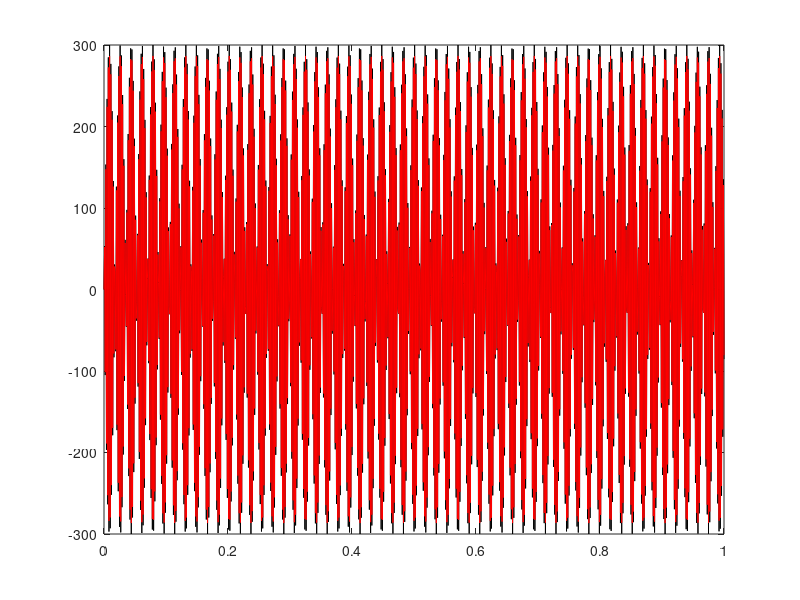

MATLAB code to generate this figure: (Note: this script raises an error after producing the figure.)
%
%   Simulation of dc_motor position with process reaction
%     Author: Keitaro Naruse
%     Date: 2025-04-24
%

% Symbol
s = tf('s');
% Motor parameres
% R = 2.61;
% L = 0.02 * 1E-3;
% Jm = 0.014 * 1E-7;
% Ki = 15400/60*2*pi;
% Ke = 1/Ki;
% Kt = 0.657 * 1E-3;
% Tm = ( R * Jm ) / ( Ke * Kt ) ;
% Te = L/R;


R = 37.5;
L = 0.29 * 1E-3;
Jm = 0.015 * 1E-7;
Ki = 3840/60*2*pi;
Ke = 1/Ki;
Kt = 2.63 * 1E-3;
Tm = ( R * Jm ) / ( Ke * Kt ) ;
Te = L/R;

% Define a transfer function of DC motor angle
P = tf( [ 1 ] , [ Ke*Tm*Te, Ke*Tm, Ke, 0 ] );

% Define a time period and a reference
t = [ 0:0.001:1 ];
r = 300 * sin( 500000000*t );
C = 1 + 1/s + 1*s;
G = feedback( C*P, 1 );
Y = lsim( G, r, t );
plot( t, r, 'k-', t, Y, 'r-' );

figure( 2 );
opts = bodeoptions();
% opts.XLimMode = 'manual';
opts.XLim = {[0.1,1000]};
opts.YLim = {[-60 10],[-180 180]};
bode( G, opts );

% pidTuner( P, 'pid' );
